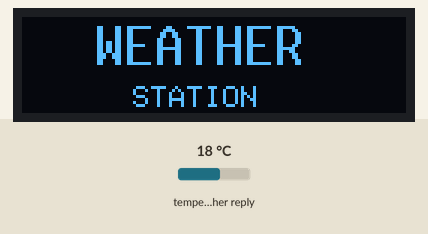
Bench run of a sketch on a simulated ESP32. On the bench: 128×32 one-colour display. The test bench sets the inputs (shaded band); at power-on: temperature in the weather reply 18 °C. WiFi joins after 1.5 s; servers stay silent unless stated; the local clock reads 2024-03-15 10:24:30 at power-on unless the sketch sets it; web services answer with replies made up by the test bench; what the sketch prints to the serial monitor is not drawn.

Above: at 0.1 s.
At 3.2 s:
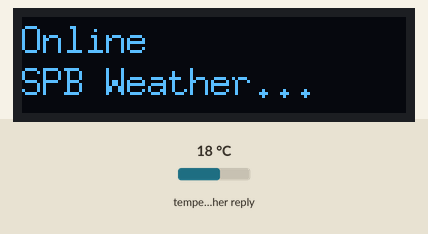
At 5.5 s:
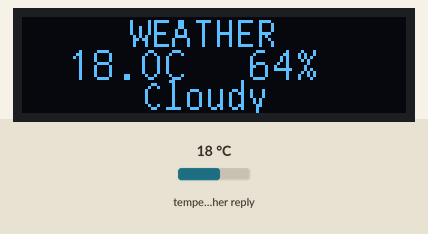
At 15.6 s:
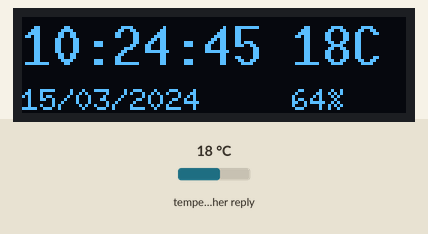
At 25.8 s:
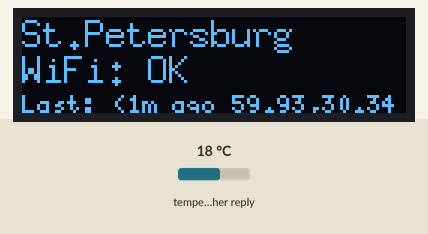
At 34.9 s:
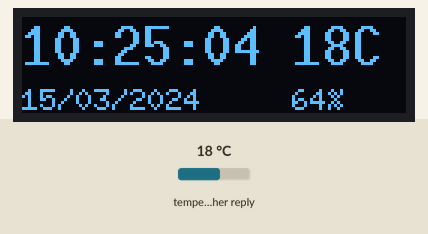

The sketch:

ESP32_OLED128x32.ino
```cpp
#include <WiFi.h>
#include <Wire.h>
#include <Adafruit_GFX.h>
#include <Adafruit_SSD1306.h>
#include <U8g2_for_Adafruit_GFX.h>
#include <HTTPClient.h>
#include <ArduinoJson.h>

// ========== НАСТРОЙКИ OLED ==========
#define SCREEN_WIDTH 128
#define SCREEN_HEIGHT 32
#define OLED_RESET -1
#define OLED_ADDRESS 0x3C

Adafruit_SSD1306 display(SCREEN_WIDTH, SCREEN_HEIGHT, &Wire, OLED_RESET);
U8G2_FOR_ADAFRUIT_GFX u8g2;

// ========== НАСТРОЙКИ СЕТИ ==========
#define WIFI_SSID "Wokwi-GUEST"
#define WIFI_PASSWORD ""
#define WIFI_CHANNEL 6

#define TIME_ZONE_HOURS 3
#define NTP_SERVER "pool.ntp.org"
#define WEATHER_UPDATE_INTERVAL 300000 // 5 минут

// ДОБАВИТЬ ТАЙМАУТ для WiFi
#define WIFI_TIMEOUT 15000 // 15 секунд таймаут

// ========== ДОПОЛНИТЕЛЬНЫЕ ПЕРЕМЕННЫЕ ==========
bool wifiConnected = false;
unsigned long wifiStartTime = 0;

// Для Санкт-Петербурга:
#define LATITUDE 59.9343
#define LONGITUDE 30.3351
// ==============================

#define UTC_OFFSET (TIME_ZONE_HOURS * 3600)
#define UTC_OFFSET_DST 0

float currentTemp = 0;
float currentHumidity = 0;
String weatherCondition = "Unknown";
String cityName = "St.Petersburg";
unsigned long lastWeatherUpdate = 0;
bool weatherError = false;
int displayMode = 0;
unsigned long lastDisplayChange = 0;
#define DISPLAY_CHANGE_INTERVAL 5000 // 5 секунд

void spinner() {
  static int8_t counter = 0;
  const char* glyphs = "|/-\\";
  u8g2.setFont(u8g2_font_6x10_tf);
  u8g2.setCursor(120, 30);
  u8g2.print(glyphs[counter++]);
  if (counter == 4) {
    counter = 0;
  }
}

// Функция для преобразования кода погоды в текст (из рабочего кода)
String getWeatherCondition(int weatherCode) {
  // Упрощенная расшифровка кодов погоды WMO
  if (weatherCode == 0) return "Clear sky";
  if (weatherCode == 1) return "Mainly clear";
  if (weatherCode == 2) return "Partly cloudy";
  if (weatherCode == 3) return "Cloudy";
  if (weatherCode >= 45 && weatherCode <= 48) return "Fog";
  if (weatherCode >= 51 && weatherCode <= 57) return "Drizzle";
  if (weatherCode >= 61 && weatherCode <= 67) return "Rain";
  if (weatherCode >= 71 && weatherCode <= 77) return "Snow";
  if (weatherCode >= 80 && weatherCode <= 82) return "Rain showrs";
  if (weatherCode >= 85 && weatherCode <= 86) return "Snow showrs";
  if (weatherCode >= 95 && weatherCode <= 99) return "Storm";
  return "Unknown";
}

// Получение данных о погоде с OpenMeteo (из рабочего кода)
void updateWeather() {
  if (WiFi.status() == WL_CONNECTED) {
    HTTPClient http;

    // URL для OpenMeteo API
    String url = "https://api.open-meteo.com/v1/forecast?";
    url += "latitude=" + String(LATITUDE, 6);
    url += "&longitude=" + String(LONGITUDE, 6);
    url += "&current=temperature_2m,relative_humidity_2m,weather_code";
    url += "&timezone=auto";
    url += "&forecast_days=1";

    Serial.println("Fetching weather from: " + url);
    Serial.println("City: " + cityName);

    http.begin(url);
    int httpCode = http.GET();

    if (httpCode == 200) {
      String payload = http.getString();
      Serial.println("Response: " + payload);

      DynamicJsonDocument doc(2048);
      DeserializationError error = deserializeJson(doc, payload);

      if (!error) {
        // Получаем текущие данные
        currentTemp = doc["current"]["temperature_2m"];
        currentHumidity = doc["current"]["relative_humidity_2m"];
        int weatherCode = doc["current"]["weather_code"];

        // Преобразуем код погоды в текст
        weatherCondition = getWeatherCondition(weatherCode);

        weatherError = false;

        Serial.printf("City: %s\n", cityName.c_str());
        Serial.printf("Temperature: %.1f°C\n", currentTemp);
        Serial.printf("Humidity: %.0f%%\n", currentHumidity);
        Serial.printf("Weather: %s (code: %d)\n", weatherCondition.c_str(), weatherCode);

      } else {
        Serial.println("JSON parse error");
        weatherError = true;
      }
    } else {
      Serial.printf("HTTP error: %d\n", httpCode);
      weatherError = true;
    }

    http.end();
  } else {
    Serial.println("WiFi not connected");
    weatherError = true;
  }
}

void displayScreen1() {
  // Режим 1: Время, температура и влажность КРУПНО
  struct tm timeinfo;
  if (getLocalTime(&timeinfo)) {
    char timeStr[9];
    char dateStr[11];

    strftime(timeStr, sizeof(timeStr), "%H:%M:%S", &timeinfo);
    strftime(dateStr, sizeof(dateStr), "%d/%m/%Y", &timeinfo);

    // Время - средний шрифт
    u8g2.setFont(u8g2_font_10x20_tf);
    u8g2.setCursor(0, 16);
    u8g2.print(timeStr);

    // ТЕМПЕРАТУРА - ОЧЕНЬ КРУПНО
    u8g2.setFont(u8g2_font_10x20_tf);
    u8g2.setCursor(90, 16);
    u8g2.print(currentTemp, 0);
    u8g2.print("C");

    // Дата мелким шрифтом
    u8g2.setFont(u8g2_font_6x10_tf);
    u8g2.setCursor(0, 31);
    u8g2.print(dateStr);

    // ВЛАЖНОСТЬ под температурой
    u8g2.setCursor(90, 31);
    u8g2.print(currentHumidity, 0);
    u8g2.print("%");

    // Индикатор обновления данных
    if (millis() - lastWeatherUpdate < 5000) {
      u8g2.setCursor(120, 28);
      u8g2.print("*");
    }

    // Статус ошибки
    if (weatherError) {
      u8g2.setCursor(110, 8);
      u8g2.print("ERR");
    }
  }
}

void displayScreen2() {
  // 1. Заголовок "WEATHER"
  u8g2.setFont(u8g2_font_t0_13_tf); // ← ИСПРАВЛЕНО шрифт
  String header = "WEATHER";
  int headerWidth = header.length() * 8; // ← ИСПРАВЛЕНО ширина
  int headerX = (128 - headerWidth) / 2;
  u8g2.setCursor(headerX, 10);
  u8g2.print(header);

  // 2. Температура и влажность
  u8g2.setFont(u8g2_font_t0_16_tf); // ← ИСПРАВЛЕНО шрифт
  u8g2.setCursor(15, 21);
  u8g2.print(currentTemp, 1);
  u8g2.print("C");
  u8g2.setCursor(75, 21);
  u8g2.print(currentHumidity, 0);
  u8g2.print("%");

  // 3. Разделительная линия - РАСКОММЕНТИРОВАТЬ!
  // display.drawLine(10, 28, 118, 28, SSD1306_WHITE); // ← РАБОЧАЯ ЛИНИЯ

  // 4. Состояние погоды - МАКСИМАЛЬНО ВНИЗ
  u8g2.setFont(u8g2_font_t0_13_tf); // ← ИСПРАВЛЕНО шрифт
  String displayCondition = weatherCondition;
  if (displayCondition.length() > 12) {
    displayCondition = displayCondition.substring(0, 12);
  }
  int conditionWidth = displayCondition.length() * 8; // ← ИСПРАВЛЕНО ширина
  int conditionX = (128 - conditionWidth) / 2;
  u8g2.setCursor(conditionX, 31); // ← ИСПРАВЛЕНО: Y=31 (максимум!)
  u8g2.print(displayCondition);
}

void displayScreen3() {
  // Режим 3: Информация о системе
  u8g2.setFont(u8g2_font_7x13_tf);

  u8g2.setCursor(0, 10);
  u8g2.print("St.Petersburg");

  u8g2.setCursor(0, 22);
  u8g2.print("WiFi: ");
  u8g2.print(WiFi.status() == WL_CONNECTED ? "OK" : "OFF");

  // Время последнего обновления
  u8g2.setFont(u8g2_font_5x8_tf);
  u8g2.setCursor(0, 32);
  u8g2.print("Last: ");
  int minutesAgo = (millis() - lastWeatherUpdate) / 60000;
  if (minutesAgo < 1) {
    u8g2.print("<1m ago");
  } else {
    u8g2.print(minutesAgo);
    u8g2.print("m ago");
  }

  // Координаты
  u8g2.setCursor(70, 32);
  u8g2.print("59.93,30.34");
}

void printLocalTime() {
  // Автопереключение экранов
  if (millis() - lastDisplayChange > DISPLAY_CHANGE_INTERVAL) {
    displayMode = (displayMode + 1) % 3;
    lastDisplayChange = millis();
    display.clearDisplay();
  }

  // Автообновление погоды каждые 5 минут
  if (millis() - lastWeatherUpdate > WEATHER_UPDATE_INTERVAL) {
    updateWeather();
  }

  display.clearDisplay();

  switch(displayMode) {
    case 0: displayScreen1(); break;
    case 1: displayScreen2(); break;
    case 2: displayScreen3(); break;
  }

  display.display();
}

void setup() {
  Serial.begin(115200);
  Serial.println("Starting ESP32 Weather Station with Real Weather Data...");

  // Инициализация дисплея
  if(!display.begin(SSD1306_SWITCHCAPVCC, OLED_ADDRESS)) {
    Serial.println(F("SSD1306 allocation failed"));
    for(;;);
  }

  display.clearDisplay();
  display.setTextColor(SSD1306_WHITE);
  u8g2.begin(display);

  // Экран загрузки
  u8g2.setFont(u8g2_font_10x20_tf);
  u8g2.setCursor(24, 16);
  u8g2.print("WEATHER");
  u8g2.setFont(u8g2_font_6x10_tf);
  u8g2.setCursor(37, 30);
  u8g2.print("STATION");
  display.display();
  delay(1500);

  // Подключение к WiFi (как в рабочем коде)
  display.clearDisplay();
  u8g2.setFont(u8g2_font_7x13_tf);
  u8g2.setCursor(0, 12);
  u8g2.print("Connecting to");
  u8g2.setCursor(0, 26);
  u8g2.print("WiFi");
  display.display();

  WiFi.begin(WIFI_SSID, WIFI_PASSWORD, WIFI_CHANNEL);

  while (WiFi.status() != WL_CONNECTED) {
    delay(250);
    spinner();
    display.display();
  }

  Serial.println("WiFi connected");
  Serial.print("IP address: ");
  Serial.println(WiFi.localIP());

  display.clearDisplay();
  u8g2.setFont(u8g2_font_7x13_tf);
  u8g2.setCursor(0, 12);
  u8g2.print("Online");
  u8g2.setCursor(0, 26);
  u8g2.print("SPB Weather...");
  display.display();

  // Настройка времени
  configTime(UTC_OFFSET, UTC_OFFSET_DST, NTP_SERVER);

  // Первое получение погоды (как в рабочем коде)
  updateWeather();
  lastWeatherUpdate = millis();

  delay(2000);
  display.clearDisplay();

  Serial.println("System ready - starting main loop with real weather data");
}

void loop() {
  printLocalTime();
  delay(1000);
}
```

Measured:
- what the display in image 1 shows lasts 2.2 s, from 3.2 s to 5.4 s
- what the display in image 2 shows lasts 5.1 s, from 5.4 s to 10.5 s
- what the display in image 3 shows lasts 1.0 s, from 15.6 s to 16.6 s
